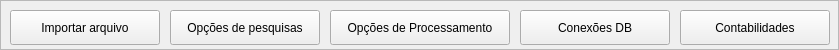
        <widget class="QFrame" name="frm_buttons_menu">
         <property name="minimumSize">
          <size>
           <width>0</width>
           <height>50</height>
          </size>
         </property>
         <property name="maximumSize">
          <size>
           <width>16777215</width>
           <height>50</height>
          </size>
         </property>
         <property name="frameShape">
          <enum>QFrame::Shape::StyledPanel</enum>
         </property>
         <property name="frameShadow">
          <enum>QFrame::Shadow::Raised</enum>
         </property>
         <widget class="QPushButton" name="btn_importar_file">
          <property name="geometry">
           <rect>
            <x>10</x>
            <y>10</y>
            <width>150</width>
            <height>35</height>
           </rect>
          </property>
          <property name="minimumSize">
           <size>
            <width>150</width>
            <height>35</height>
           </size>
          </property>
          <property name="maximumSize">
           <size>
            <width>150</width>
            <height>35</height>
           </size>
          </property>
          <property name="cursor">
           <cursorShape>PointingHandCursor</cursorShape>
          </property>
          <property name="text">
           <string>Importar arquivo</string>
          </property>
          <property name="icon">
           <iconset resource="icon.qrc">
            <normaloff>:/icons/icons/file.png</normaloff>:/icons/icons/file.png</iconset>
          </property>
          <property name="iconSize">
           <size>
            <width>25</width>
            <height>25</height>
           </size>
          </property>
         </widget>
         <widget class="QPushButton" name="btn_opcoes_pesquisas">
          <property name="geometry">
           <rect>
            <x>170</x>
            <y>10</y>
            <width>150</width>
            <height>35</height>
           </rect>
          </property>
          <property name="minimumSize">
           <size>
            <width>150</width>
            <height>35</height>
           </size>
          </property>
          <property name="maximumSize">
           <size>
            <width>150</width>
            <height>35</height>
           </size>
          </property>
          <property name="cursor">
           <cursorShape>PointingHandCursor</cursorShape>
          </property>
          <property name="text">
           <string>Opções de pesquisas</string>
          </property>
          <property name="icon">
           <iconset resource="icon.qrc">
            <normaloff>:/icons/icons/search.png</normaloff>:/icons/icons/search.png</iconset>
          </property>
          <property name="iconSize">
           <size>
            <width>25</width>
            <height>25</height>
           </size>
          </property>
         </widget>
         <widget class="QPushButton" name="btn_opcoes_processamento">
          <property name="geometry">
           <rect>
            <x>330</x>
            <y>10</y>
            <width>180</width>
            <height>35</height>
           </rect>
          </property>
          <property name="minimumSize">
           <size>
            <width>180</width>
            <height>35</height>
           </size>
          </property>
          <property name="maximumSize">
           <size>
            <width>180</width>
            <height>35</height>
           </size>
          </property>
          <property name="cursor">
           <cursorShape>PointingHandCursor</cursorShape>
          </property>
          <property name="text">
           <string>Opções de Processamento</string>
          </property>
          <property name="icon">
           <iconset resource="icon.qrc">
            <normaloff>:/icons/icons/data-processing.png</normaloff>:/icons/icons/data-processing.png</iconset>
          </property>
          <property name="iconSize">
           <size>
            <width>25</width>
            <height>25</height>
           </size>
          </property>
         </widget>
         <widget class="QPushButton" name="btn_opcoes_conexoes_db">
          <property name="geometry">
           <rect>
            <x>520</x>
            <y>10</y>
            <width>150</width>
            <height>35</height>
           </rect>
          </property>
          <property name="minimumSize">
           <size>
            <width>150</width>
            <height>35</height>
           </size>
          </property>
          <property name="maximumSize">
           <size>
            <width>150</width>
            <height>35</height>
           </size>
          </property>
          <property name="cursor">
           <cursorShape>PointingHandCursor</cursorShape>
          </property>
          <property name="text">
           <string>Conexões DB</string>
          </property>
          <property name="icon">
           <iconset resource="icon.qrc">
            <normaloff>:/icons/icons/data.png</normaloff>:/icons/icons/data.png</iconset>
          </property>
          <property name="iconSize">
           <size>
            <width>30</width>
            <height>30</height>
           </size>
          </property>
          <property name="shortcut">
           <string/>
          </property>
          <property name="autoDefault">
           <bool>false</bool>
          </property>
         </widget>
         <widget class="QPushButton" name="btn_opcoes_contabil">
          <property name="geometry">
           <rect>
            <x>680</x>
            <y>10</y>
            <width>150</width>
            <height>35</height>
           </rect>
          </property>
          <property name="minimumSize">
           <size>
            <width>150</width>
            <height>35</height>
           </size>
          </property>
          <property name="maximumSize">
           <size>
            <width>150</width>
            <height>35</height>
           </size>
          </property>
          <property name="cursor">
           <cursorShape>PointingHandCursor</cursorShape>
          </property>
          <property name="text">
           <string>Contabilidades</string>
          </property>
          <property name="icon">
           <iconset resource="icon.qrc">
            <normaloff>:/icons/icons/account.png</normaloff>:/icons/icons/account.png</iconset>
          </property>
          <property name="iconSize">
           <size>
            <width>30</width>
            <height>30</height>
           </size>
          </property>
          <property name="shortcut">
           <string/>
          </property>
          <property name="autoDefault">
           <bool>false</bool>
          </property>
         </widget>
        </widget>
